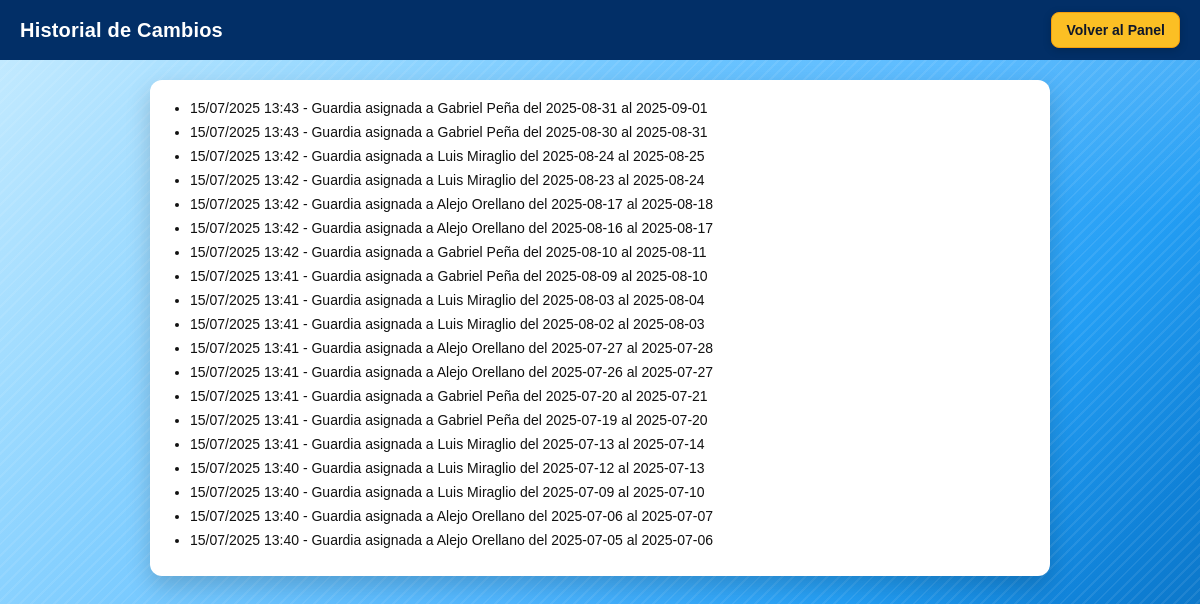
Before: /historial (signed in) with the older database file.
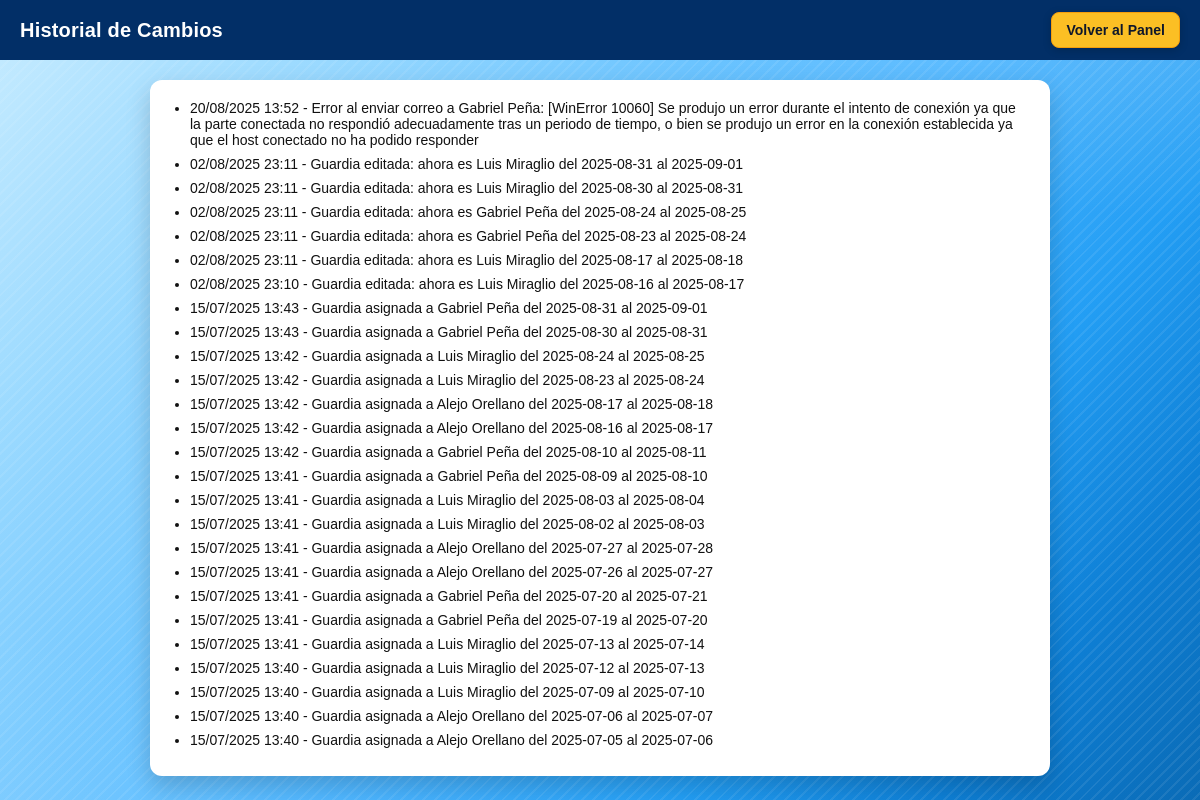
After: the same page with the newer database file.
### app.py (models this page shows)
class Historial(db.Model):
    id = db.Column(db.Integer, primary_key=True)
    fecha = db.Column(db.DateTime, default=datetime.utcnow)
    descripcion = db.Column(db.Text, nullable=False)

### app.py (the view)
@app.route("/historial")
def ver_historial():
    if not session.get('admin'):
        return redirect(url_for("admin"))
    lineas = Historial.query.order_by(Historial.fecha.desc()).all()
    return render_template("historial.html", lineas=lineas)

### templates/historial.html (shortened to what this page needs)
<!DOCTYPE html>
<html lang="es">
<head>
</head>
<body>
  <header>
    <h2>Historial de Cambios</h2>
    <a class="btn btn-amber" href="{{ url_for('panel_admin') }}">Volver al Panel</a>
  </header>
  <div class="contenido">
    <ul>
      {% for item in lineas %}
        <li>{{ item.fecha.strftime("%d/%m/%Y %H:%M") }} - {{ item.descripcion }}</li>
      {% endfor %}
    </ul>
  </div>
</body>
</html>

### templates/historial.html (style rules this page uses)
:root { --brand:#022f67; --text:#fff; --amber:#FBBF24; --amber-border:#F59E0B; --amber-hover:#F59E0B; --amber-active:#D97706; --radius:8px; --pad-y:8px; --pad-x:14px; }
* { box-sizing:border-box }
html, body { height: 100%; }
body { margin:0; font-family: Arial, sans-serif; color:#111; background: radial-gradient(900px 500px at 100% -10%, rgba(255,255,255,.22), transparent 60%), radial-gradient(900px 500px at -20% 110%, rgba(255,255,255,.14), transparent 60%), repeating-linear-gradient(135deg, rgba(255,255,255,.08) 0 2px, rgba(255,255,255,0) 2px 8px), linear-gradient(130deg, #c8ecff 0%, #9edbff 18%, #74c8ff 36%, #4fb6ff 54%, #239ef4 72%, #0e7fd5 86%, #0a6bb6 100%); background-attachment: fixed; }
header { background: var(--brand); color: var(--text); padding: 12px 20px; display:flex; justify-content:space-between; align-items:center; flex-wrap:wrap; gap:12px; }
header h2 { margin:0; font-size:20px; letter-spacing:.2px; }
.btn { display:inline-flex; align-items:center; justify-content:center; min-height:36px; padding: var(--pad-y) var(--pad-x); border-radius: var(--radius); text-decoration:none; font-weight:600; font-size:14px; border:1px solid transparent; box-shadow:0 2px 8px rgba(0,0,0,.18); transition: background .15s ease, box-shadow .15s ease, transform .05s ease; cursor:pointer; color:#0F172A; }
.btn-amber { background:var(--amber); border-color:var(--amber-border); }
.contenido { padding:20px; max-width: 900px; margin: 20px auto 40px; background:#fff; border-radius:12px; box-shadow:0 10px 24px rgba(0,0,0,.18); }
ul { padding-left:20px; margin:0; }
li { margin-bottom:8px; font-size:14px; }

Changed rows visible on the page:
added Historial: fecha "20/08/2025 13:52", descripcion "Error al enviar correo a Gabriel Peña: [WinError 10060] Se produjo un error durante el intento de conexión ya que la parte conectada no respondió adecuadamente tras un periodo de tiempo, o bien se produjo un error en la conexión establecida ya que el host conectado no ha podido responder"
added Historial: fecha "02/08/2025 23:11", descripcion "Guardia editada: ahora es Luis Miraglio del 2025-08-31 al 2025-09-01"
added Historial: fecha "02/08/2025 23:11", descripcion "Guardia editada: ahora es Luis Miraglio del 2025-08-30 al 2025-08-31"
added Historial: fecha "02/08/2025 23:11", descripcion "Guardia editada: ahora es Gabriel Peña del 2025-08-24 al 2025-08-25"
added Historial: fecha "02/08/2025 23:11", descripcion "Guardia editada: ahora es Gabriel Peña del 2025-08-23 al 2025-08-24"
added Historial: fecha "02/08/2025 23:11", descripcion "Guardia editada: ahora es Luis Miraglio del 2025-08-17 al 2025-08-18"
added Historial: fecha "02/08/2025 23:10", descripcion "Guardia editada: ahora es Luis Miraglio del 2025-08-16 al 2025-08-17"
